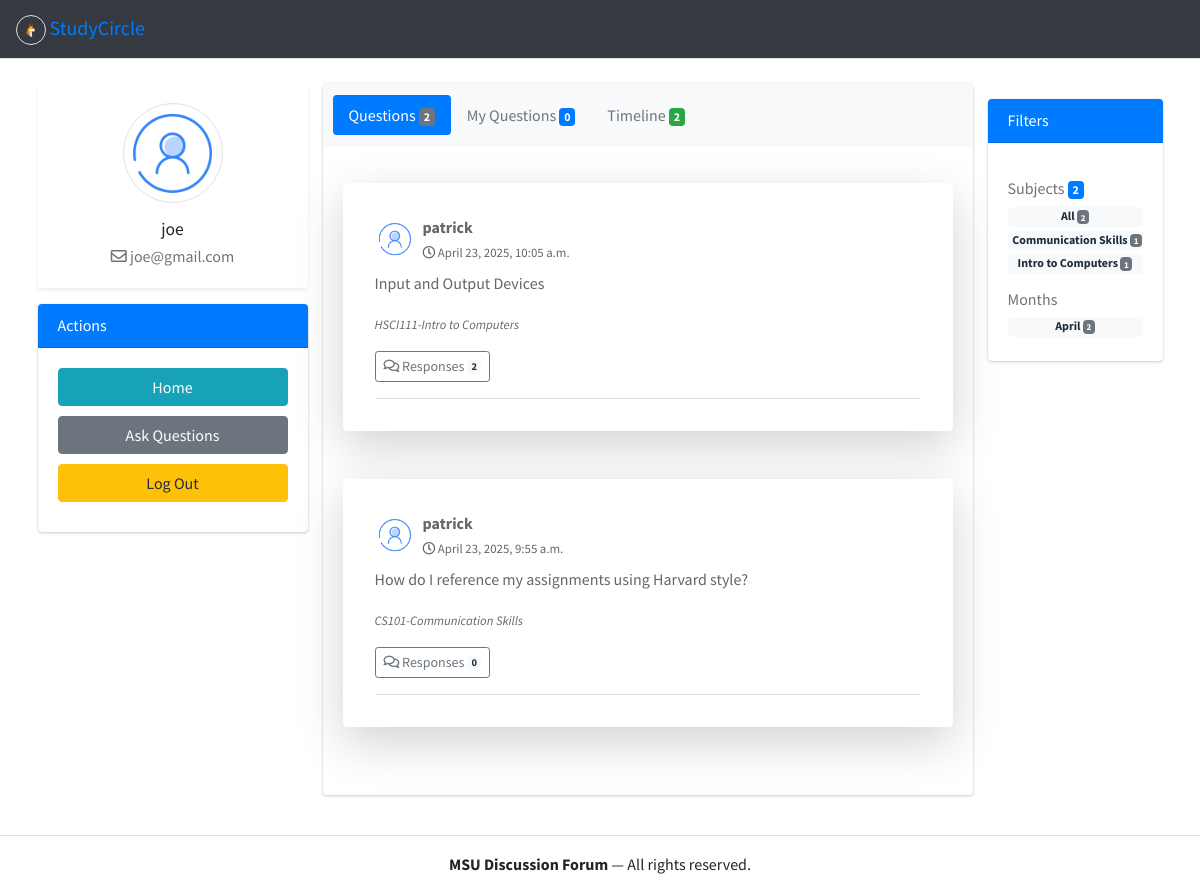
Page /main (signed in) on the earlier database version.
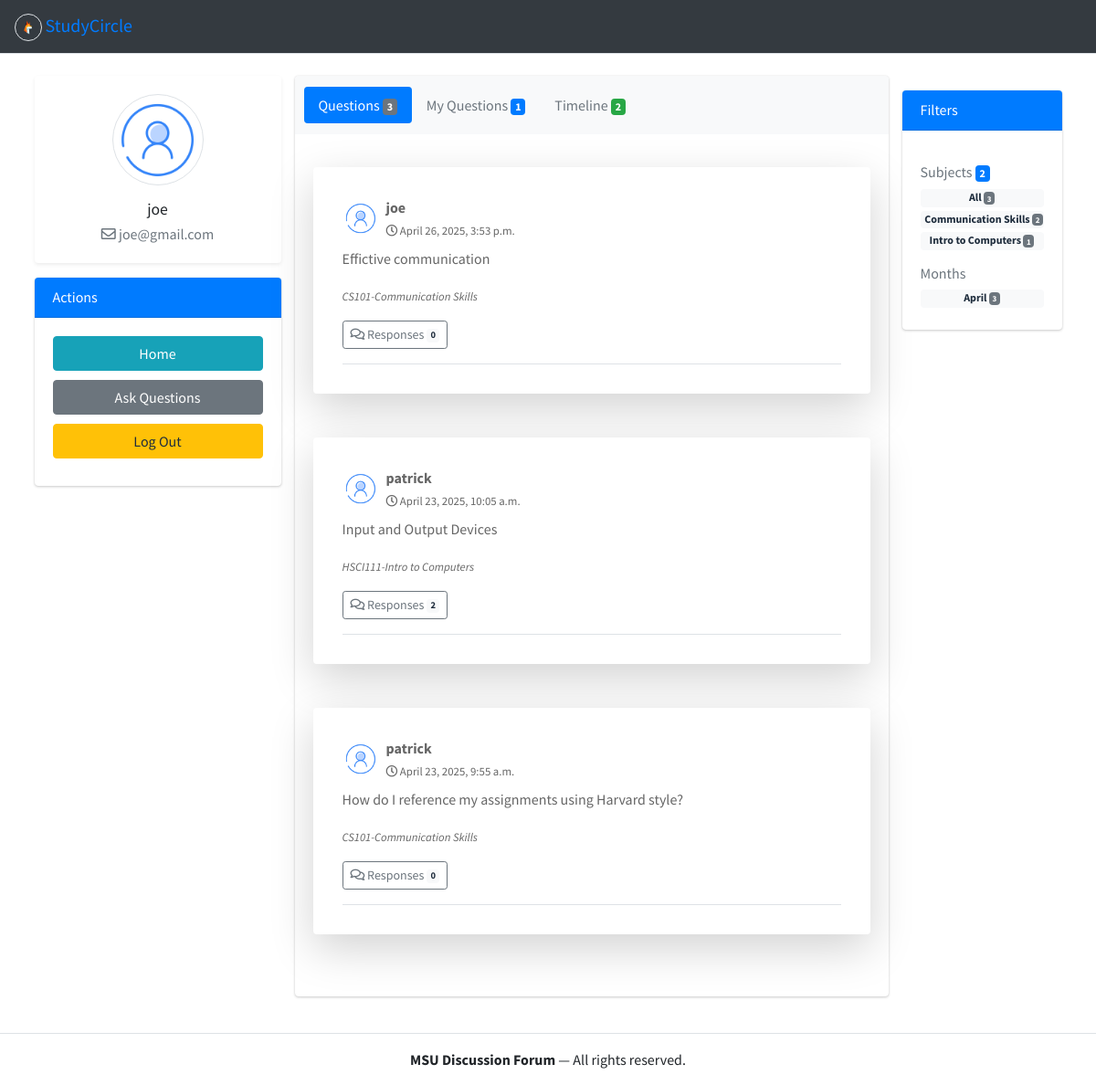
Same page on the later database version.
### user/models.py (models this page shows, shortened)
class Question(models.Model):
    author = models.ForeignKey(User, null=True, on_delete = models.CASCADE)
    title = models.CharField(max_length = 300,null=False)
    subject = models.ForeignKey(Subject,null=False ,on_delete=models.CASCADE)
    body = models.TextField(null=True)
    created_at = models.DateTimeField(auto_now_add = True)
    updated_at = models.DateTimeField(auto_now = True)
    def get_responses(self):
        return self.responses.filter(parent=None)

class Subject(models.Model):
    code = models.CharField(max_length=7,null=False, unique=True)
    name = models.CharField(max_length=100, null=False, unique=True)
    def __str__(self):
        return f'{self.code}-{self.name}'

### user/views.py (the view)
# urls.py: path('main', views.main, name = 'main-page' ),
@login_required(login_url='login.html')
def main(request):
    questions_list = Question.objects.all().order_by('-created_at')
    total_questions = questions_list.prefetch_related('responses').count()
    user_questions = Question.objects.filter(author=request.user).count()
    total_responses = Response.objects.count()
    subjects_total = Subject.objects.all().count()
    subject_id = request.GET.get('subject')
    month = request.GET.get('month')
    responses = request.GET.get('responses')
    if subject_id:
        questions_list = questions_list.filter(subject_id=subject_id)
    if month:
        questions_list = questions_list.filter(created_at__month=int(month))
    paginator = Paginator(questions_list, 5)
    page_number = request.GET.get('page')
    questions = paginator.get_page(page_number)
    subjects = Subject.objects.annotate(total_questions=Count('question'))
    months_query = Question.objects.annotate(month=ExtractMonth('created_at')).values('month').annotate(total_questions=Count('id')).order_by('month')
    months = []
    for m in months_query:
        if m['month']:  # in case month is null
            months.append({
                'value': m['month'],
                'name': month_name[m['month']],  # Full month name
                'total_questions': m['total_questions']
            })
    context = {
        'questions': questions,
        'title': 'StudyCircle | Dashboard',
        'subjects': subjects,
        'months': months,
        'total_questions': total_questions,
        'total_responses': total_responses,
        'user_questions': user_questions,
        'subjects_total': subjects_total
    }
    return render(request, 'main.html', context)

### templates/main.html (shortened to what this page needs)
{% extends "components/base.html" %}
{% load static %}
{% block content %}
<div class="container my-4">
    <div class="row">
        {% include "components/profile.html" %}
        <div class="col-md-7">
            <div class="card">
                <div class="card-header bg-light border-bottom-0">
                    <ul class="nav nav-pills card-header-pills">
                        <li class="nav-item">
                            <a class="nav-link active" id="questions-tab" href="#questions" data-toggle="tab">Questions <span class="badge bg-secondary">{{ total_questions }}</span></a>
                        </li>
                        <li class="nav-item">
                            <a class="nav-link" id="myquestions-tab" href="#myquestions" data-toggle="tab">My Questions <span class="badge bg-primary">{{ user_questions }}</span></a>
                        </li>
                        <li class="nav-item">
                            <a class="nav-link" id="timeline-tab" href="#timeline" data-toggle="tab">Timeline  <span class="badge bg-success">{{ total_responses }}</span></a>
                        </li>
                    </ul>
                </div>
                <div class="card-body tab-content">
                    <div class="tab-pane active" id="questions">
                        {% for question in questions %}
                         <div class="card my-3 shadow-lg p-3 mb-5 bg-body rounded">
                            <div class="card-body p-3">
                                <div class="post border-bottom pb-3">
                                    <div class="d-flex align-items-center mb-2">
                                        <img src="{% static 'images/user-286.png' %}" class="img-circle mr-2" width="40" height="40" alt="User image">
                                        <div>
                                            <strong>{{ question.author.username }}</strong><br>
                                            <small><i class="far fa-clock"></i> {{ question.created_at }}</small>
                                        </div>
                                    </div>
                                    <p>{{ question.title }}</p>
                                    <p><em><small>{{ question.subject }}</small></em></p>
                                    <a href="{% url 'responses' question.id %}" class="btn btn-sm btn-outline-secondary"><i class="far fa-comments"></i> Responses <span class="badge badge-light">{{ question.get_responses.count }}</span></a>
                                </div>
                            </div>
                        </div>
                        {% endfor %}
                    </div>
                </div>
            </div>
        </div>
        {% include "components/stats.html" %}
    </div>
</div>
{% endblock %}

### templates/components/base.html (shortened to what this page needs)
{% load static %}
<!DOCTYPE html>
<html lang="en">
<head>
    <link rel="stylesheet" href="{% static 'plugins/fontawesome-free/css/all.min.css' %}">
    <link rel="stylesheet" href="{% static 'dist/css/bootstrap.min.css' %}">
</head>
<body>
     {% include "components/nav.html" %}
    {% block content %}
    {% endblock %}
    {% include "components/footer.html" %}
</body>
</html>

### templates/components/nav.html (shortened to what this page needs)
  {% load static %}
  <nav class="navbar bg-dark border-bottom border-body" data-bs-theme="dark">
        <div class="container-fluid">
            <a class="navbar-brand" href="#">
                <img src="{% static 'images/logo.png' %}" alt="Logo" width="30" height="30" class="rounded-circle border">
                StudyCircle
            </a>
        </div>
    </nav>

### templates/components/profile.html (shortened to what this page needs)
 {% load static %}
 <div class="col-md-3">
    <div class="card shadow-sm border-0">
        <div class="card-body text-center">
            <div class="d-flex flex-column align-items-center">
                <img
                    class="rounded-circle mb-3 border"
                    src="{% static 'images/user-286.png' %}"
                    alt="Profile Picture"
                    style="width: 100px; height: 100px; object-fit: cover;"
                >
                <h5 class="card-title mb-1 fw-semibold">{{ request.user }}</h5>
                <p class="text-muted mb-0">
                    <i class="far fa-envelope me-1"></i> {{ request.user.email }}
                </p>
            </div>
        </div>
    </div>
    <div class="card mt-3">
        <div class="card-header bg-primary text-white">
            <h6 class="mb-0">Actions</h6>
        </div>
        <div class="card-body profile-actions">
            <a href="{% url 'main-page' %}"><button class="btn btn-info">Home</button></a>
            <a href="{% url 'questions' %}"><button class="btn btn-secondary">Ask Questions</button></a>
            <a href="{% url 'logout' %}"><button class="btn btn-warning">Log Out</button></a>
        </div>
    </div>
</div>

### templates/components/stats.html (shortened to what this page needs)
<div class="col-md-2">
    <div class="card mt-3">
        <div class="card-header bg-primary text-white">
            <h6 class="mb-0">Filters</h6>
        </div>
        <div class="card-body profile-actions">
            <h6 class="text-muted mt-3">Subjects <span class="badge bg-primary">{{subjects_total}}</span></h6>
            <a href="{% url 'main-page' %}" class="badge badge-light d-block mb-1">All <span class="badge bg-secondary">{{ total_questions }}</span></a>
            {% for subject in subjects %}
            <a href="?subject={{ subject.id }}" class="badge badge-light d-block mb-1">{{ subject.name }} <span class="badge bg-secondary ms-2">{{ subject.total_questions }}</span></a>
            {% endfor %}
            <h6 class="text-muted mt-3">Months</h6>
            {% for month in months %}
            <a href="?month={{ month.value }}" class="badge badge-light d-block mb-1">{{ month.name }}  <span class="badge bg-secondary ms-2">{{ month.total_questions }}</span></a>
            {% endfor %}
        </div>
    </div>
</div>

### templates/components/footer.html
 <footer class="text-center mt-4 py-3 border-top">
        <strong>MSU Discussion Forum</strong> &mdash; All rights reserved.
    </footer>

### templates/components/base.html (style rules this page uses)
.navbar { background-color: #f8f9fa; }
.profile-actions button { margin-bottom: 10px; width: 100%; }
.post, .timeline-item { margin-bottom: 20px; }

Differences in the rows shown:
added Question: author.username "joe", created_at "April 26, 2025, 3:53 p.m.", title "Effictive communication", subject "CS101-Communication Skills", get_responses.count "0"
computed for Subject "Communication Skills": total_questions "1" → "2"
Other differences:
{{ total_questions }}: "2" → "3"
{{ user_questions }}: "0" → "1"
new list line: "April 3"
list line gone: "April 2"
